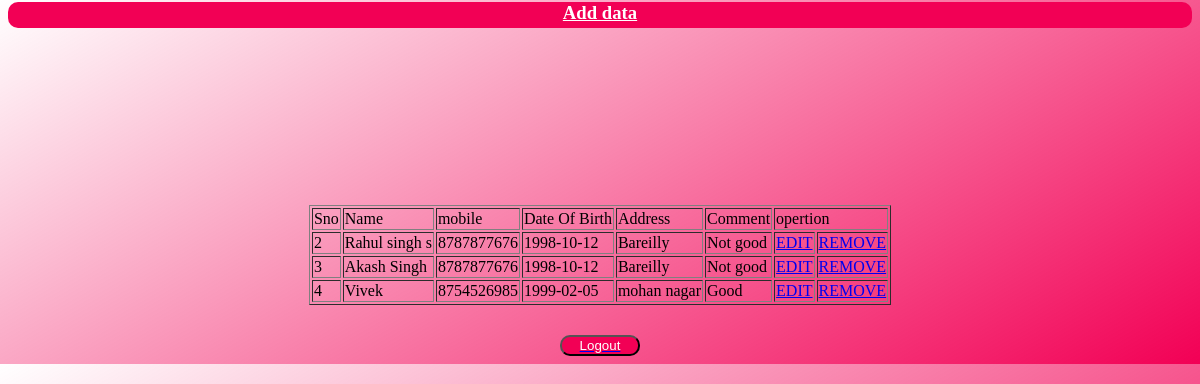
Screenshot of /contacts/display.php (signed in) with the database file from the repository.
### tables this page shows
CREATE TABLE `contact` (
  `Id` int(50) NOT NULL,
  `name` varchar(50) NOT NULL,
  `mobile` varchar(10) NOT NULL,
  `dob` date NOT NULL,
  `address` varchar(50) NOT NULL,
  `comment` varchar(50) NOT NULL
);

### contacts/display.php (the view, shortened to what this page needs)
<?php
include("db.php");
$sql = "SELECT * FROM `contact`";
$result = mysqli_query($conn, $sql);
?>
<!DOCTYPE html>
<html lang="en">
<head>
    <link rel="stylesheet" href="style.css">
</head>
<body>
<h3><a href="insert.php">Add data</a></h3>
    <table border="1" style="margin:auto;margin-top:15%;">
        <tr>
            <td>Sno</td>
            <td>Name</td>
            <td>mobile</td>
            <td>Date Of Birth</td>
            <td>Address</td>
            <td>Comment</td>
            <td colspan="6">opertion</td>
        </tr>
        <?php
        $i = 1;
        while ($row = mysqli_fetch_assoc($result)) {
            $i++;
        ?>
            <tr>
                <td><?php echo $i; ?></td>
                <td><?php echo $row['name']; ?></td>
                <td><?php echo $row['mobile']; ?></td>
                <td><?php echo $row['dob']; ?></td>
                <td><?php echo $row['address']; ?></td>
                <td><?php echo $row['comment']; ?></td>
                <td><a href="edit.php?Id=<?php echo $row['Id']; ?>">EDIT</a></td>
                <td><a href="delete.php?Id=<?php echo $row['Id']; ?>">REMOVE</a></td>
            </tr>
        <?php
        }
        ?>
    </table>
<a href="logout.php"><button>Logout</button></a>
</body>
</html>

### contacts/style.css (style rules this page uses)
body { background: linear-gradient(330deg, #f20055, transparent) !important; }
a button { background-color: #f20055; color: white; border-radius: 10px; display: block; margin: auto; width: 80px; margin-top: 30px; }
h3 a { background-color: #f20055; color: white; border-radius: 10px; display: block; margin: auto; text-align: center; height: 26px; margin-top: -17px }

### rows the page displays
contact: name "Rahul singh s", mobile "8787877676", dob "1998-10-12", address "Bareilly", comment "Not good"
contact: name "Akash Singh", mobile "8787877676", dob "1998-10-12", address "Bareilly", comment "Not good"
contact: name "Vivek", mobile "8754526985", dob "1999-02-05", address "mohan nagar", comment "Good"
